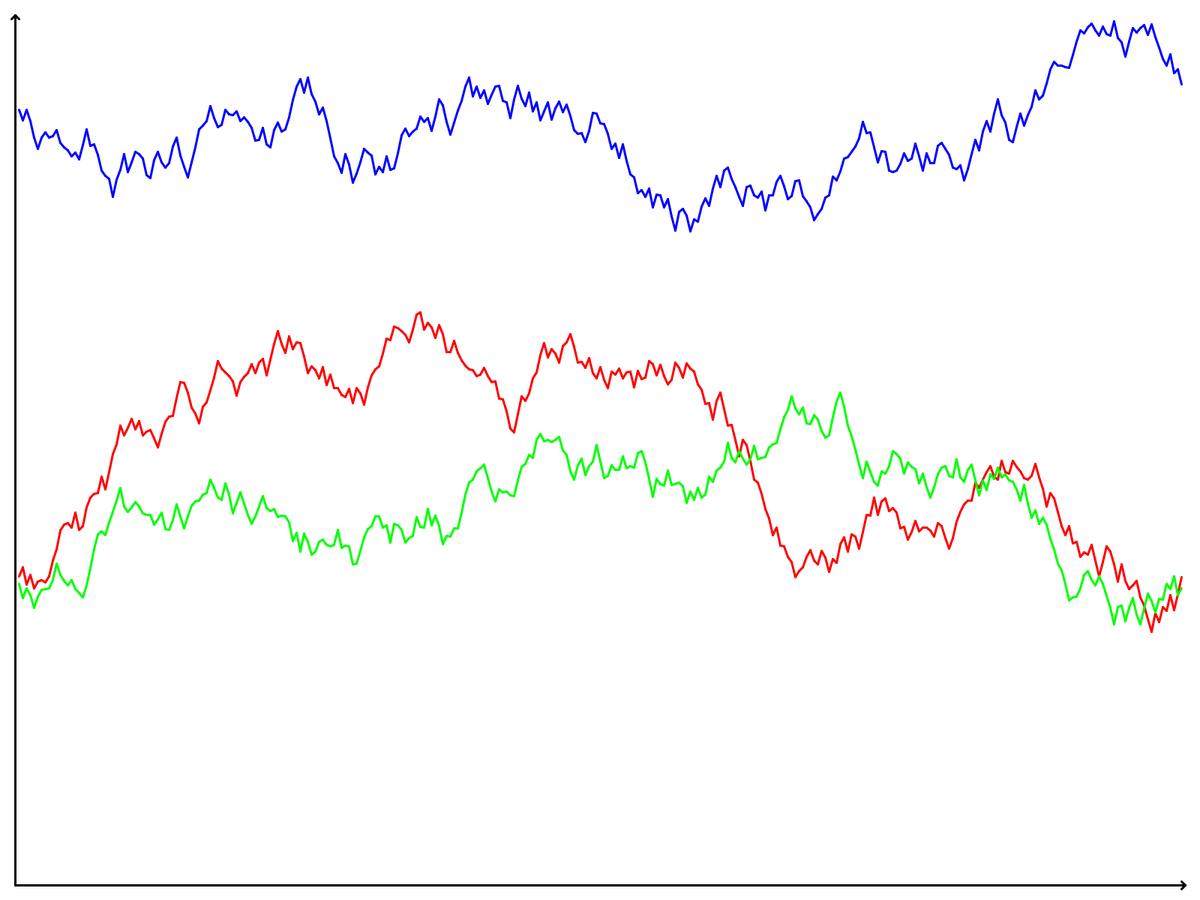
Frame 1 (no input)
Frame 60 (the mouse pressed at the canvas centre just before this capture): identical to frame 1, image omitted
Frame 120 (the mouse held since frame 60 and released just before this capture): identical to frame 1, image omitted

The Processing sketch that drew this single still picture (run headless with seeded random() and noise(); from frame 60 on, the mouse is pressed at the canvas centre):

// Processing sketch: linegraphs
// ── linegraphs.pde
int[][] colours = {{255, 0, 0}, {0, 255, 0}, {0, 0, 255}};
int min = 0;
int ox;
int oy;
int ny;

void setup() {
  fullScreen();
  noCursor();
  noFill();
  strokeWeight(3);
}

void draw() {
  if (min != minute()) {
    background(255);
    stroke(0);
    line(20, height - 20, 20, 20);
    line(20, 20, 15, 25);
    line(20, 20, 25, 25);
    line(20, height - 20, width - 20, height - 20);
    line(width - 20, height - 20, width - 25, height - 25);
    line(width - 20, height - 20, width - 25, height - 15);
    for (int i = 0; i < colours.length; i++) {
      stroke(colours[i][0], colours[i][1], colours[i][2]);
      ox = 25;
      oy = (int) random(height - 50) + 25;
      for (int nx = 30; nx <= width - 25; nx += 5) {
        ny = oy + ((int) random(51) - 25);
        if (ny < 25) {
          ny += 25;
        }
        else if (ny > height - 25) {
          ny -= 25;
        }
        line(ox, oy, nx, ny);
        ox = nx;
        oy = ny;
      }
    }
    min = minute();
  }
}

void keyPressed() {
  if (key == 's' || key == 'S') {
    String name = "graph" + year() + "-";
    if (month() < 10) {
      name = name + "0" + month() + "-";
    }
    else {
      name = name + month() + "-";
    }
    if (day() < 10) {
      name = name + "0" + day() + "_";
    }
    else {
      name = name + day() + "_";
    }
    if (hour() < 10) {
      name = name + "0" + hour() + ".";
    }
    else {
      name = name + hour() + ".";
    }
    if (minute() < 10) {
      name = name + "0" + minute() + ".";
    }
    else {
      name = name + minute() + ".";
    }
    if (second() < 10) {
      name = name + "0" + second();
    }
    else {
      name = name + second();
    }
    save(name + ".png");
  }
}
